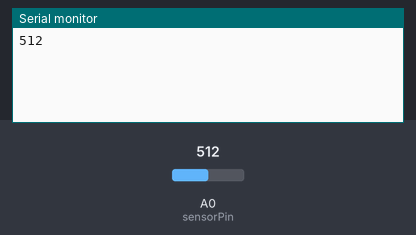
Simulated run of this sketch. Board: ESP8266 (NodeMCU). On the bench: the last lines printed to the serial monitor. The inputs (shaded band) are chosen by the test bench; at power-on: A0 (sensorPin) = 512. WiFi joins after 1.5 s; servers stay silent unless stated.

Above: at 3.0 s.
3.1 s: A0 (sensorPin) set to 716
At 6.5 s:
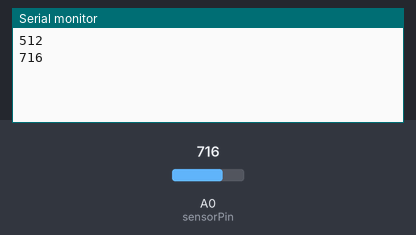
7.4 s: A0 (sensorPin) set to 900
At 9.2 s:
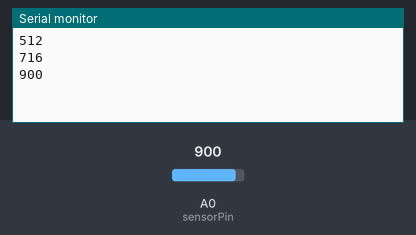
Timing chart, 0 to 10.7 s (numbered marks = the images above; inputs shaded):
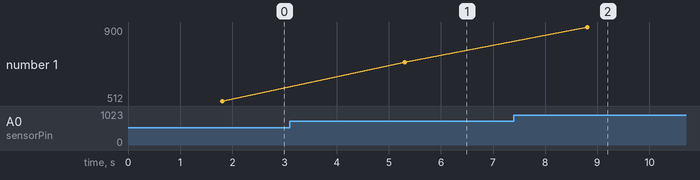

Measured:
- after the input at 3.1 s, the serial monitor: prints a new line after 2.2 s (image 1)
- after the input at 7.4 s, the serial monitor: prints a new line after 1.4 s (image 2)
- plotted number 1: 512 → 716 after the input at 3.1 s, 716 → 900 after the input at 7.4 s

The sketch:

Blynk_WaterPlants_Notification.ino
```cpp
#define BLYNK_PRINT Serial

#include <ESP8266WiFi.h>

#include <BlynkSimpleEsp8266.h>

int sensorPin = A0;    // select the input pin for the SENSOR

int sensorValue = 0;

char auth[] = "GN7HXpAr_Dklyn9vCQOi37pr2ounAGUd";

// Your WiFi credentials.

// Set password to “” for open networks.

char ssid[] ="Eternal";

char pass[] = "bicky006";

WidgetLCD lcd(V1);

void setup()

{

  // Debug console

  Serial.begin(9600);

  Blynk.begin(auth, ssid, pass);

  // You can also specify server:

  //Blynk.begin(auth, ssid, pass, “blynk-cloud.com”, 8442);

  //Blynk.begin(auth, ssid, pass, IPAddress(192,168,1,100), 8442);

  lcd.clear(); //Use it to clear the LCD Widget

  lcd.print(0, 0, "Distance in cm"); // use: (position X: 0-15, position Y: 0-1, “Message you want to print”)

  // Please use timed events when LCD printintg in void loop to avoid sending too many commands

  // It will cause a FLOOD Error, and connection will be dropped

}

void loop()

{

  lcd.clear();

  lcd.print(0, 0, "moisture"); // use: (position X: 0-15, position Y: 0-1, “Message you want to print”)

 sensorValue = analogRead(sensorPin);

 Serial.println( sensorValue);

  lcd.print(7, 1,  sensorValue);

  Blynk.run();

  delay(3500);

}
```
